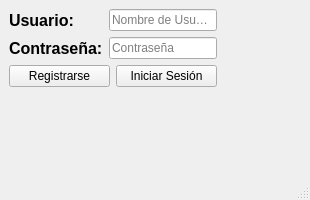
<?xml version="1.0" encoding="UTF-8"?>
<ui version="4.0">
 <class>MainWindow</class>
 <widget class="QMainWindow" name="MainWindow">
  <property name="geometry">
   <rect>
    <x>0</x>
    <y>0</y>
    <width>310</width>
    <height>200</height>
   </rect>
  </property>
  <property name="sizePolicy">
   <sizepolicy hsizetype="MinimumExpanding" vsizetype="MinimumExpanding">
    <horstretch>0</horstretch>
    <verstretch>0</verstretch>
   </sizepolicy>
  </property>
  <property name="minimumSize">
   <size>
    <width>310</width>
    <height>200</height>
   </size>
  </property>
  <property name="maximumSize">
   <size>
    <width>310</width>
    <height>200</height>
   </size>
  </property>
  <property name="windowTitle">
   <string>MainWindow</string>
  </property>
  <widget class="QWidget" name="centralwidget">
   <property name="sizePolicy">
    <sizepolicy hsizetype="MinimumExpanding" vsizetype="MinimumExpanding">
     <horstretch>0</horstretch>
     <verstretch>0</verstretch>
    </sizepolicy>
   </property>
   <layout class="QFormLayout" name="formLayout_2">
    <item row="0" column="0">
     <layout class="QGridLayout" name="gridLayout">
      <item row="1" column="0">
       <widget class="QPushButton" name="btn_tegistrarse">
        <property name="text">
         <string>Registrarse</string>
        </property>
       </widget>
      </item>
      <item row="0" column="0" colspan="2">
       <layout class="QFormLayout" name="formLayout">
        <property name="fieldGrowthPolicy">
         <enum>QFormLayout::ExpandingFieldsGrow</enum>
        </property>
        <item row="0" column="0">
         <widget class="QLabel" name="diseno_grafico_mipasion">
          <property name="font">
           <font>
            <family>Arial</family>
            <pointsize>12</pointsize>
            <weight>75</weight>
            <italic>false</italic>
            <bold>true</bold>
            <underline>false</underline>
            <strikeout>false</strikeout>
           </font>
          </property>
          <property name="text">
           <string>Usuario:</string>
          </property>
         </widget>
        </item>
        <item row="0" column="1">
         <widget class="QLineEdit" name="line_usuario">
          <property name="text">
           <string/>
          </property>
          <property name="maxLength">
           <number>64</number>
          </property>
          <property name="placeholderText">
           <string>Nombre de Usuario</string>
          </property>
         </widget>
        </item>
        <item row="1" column="0">
         <widget class="QLabel" name="label_2">
          <property name="font">
           <font>
            <family>Arial</family>
            <pointsize>12</pointsize>
            <weight>75</weight>
            <italic>false</italic>
            <bold>true</bold>
            <underline>false</underline>
            <strikeout>false</strikeout>
           </font>
          </property>
          <property name="text">
           <string>Contraseña:</string>
          </property>
         </widget>
        </item>
        <item row="1" column="1">
         <widget class="QLineEdit" name="line_passw">
          <property name="inputMethodHints">
           <set>Qt::ImhHiddenText|Qt::ImhNoAutoUppercase|Qt::ImhNoPredictiveText|Qt::ImhSensitiveData</set>
          </property>
          <property name="text">
           <string/>
          </property>
          <property name="maxLength">
           <number>32</number>
          </property>
          <property name="echoMode">
           <enum>QLineEdit::Password</enum>
          </property>
          <property name="placeholderText">
           <string>Contraseña</string>
          </property>
         </widget>
        </item>
       </layout>
      </item>
      <item row="1" column="1">
       <widget class="QPushButton" name="btn_iniciar_sesion">
        <property name="text">
         <string>Iniciar Sesión</string>
        </property>
        <property name="shortcut">
         <string>Return</string>
        </property>
       </widget>
      </item>
     </layout>
    </item>
   </layout>
  </widget>
  <widget class="QStatusBar" name="statusbar"/>
 </widget>
 <resources/>
 <connections/>
</ui>
